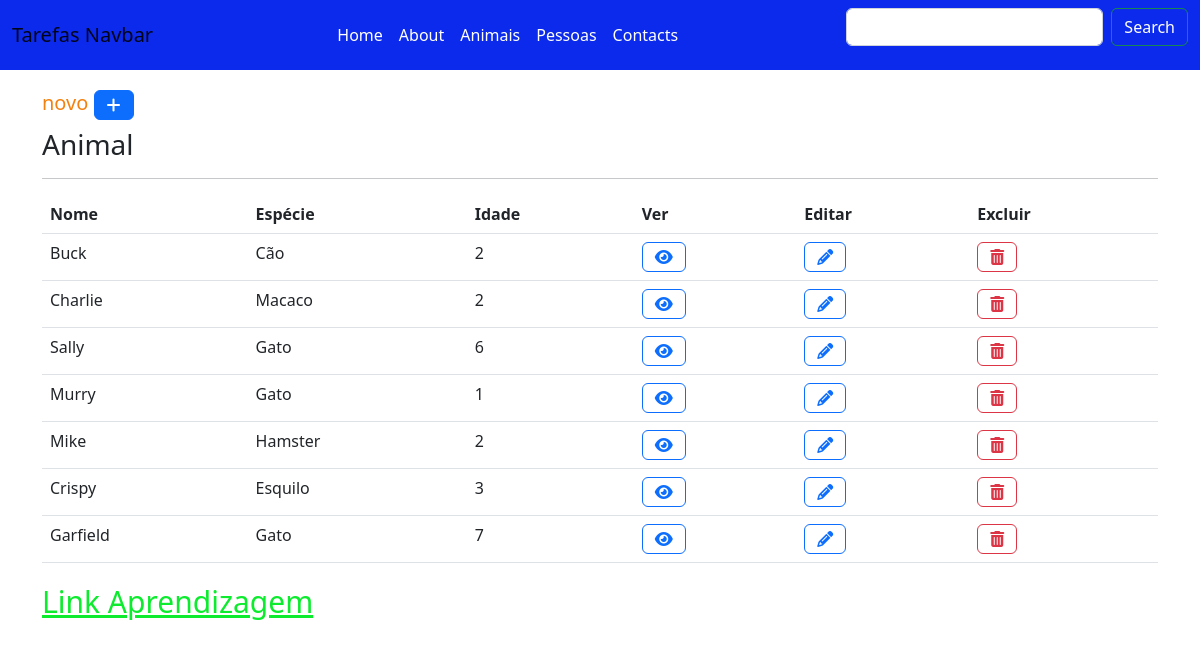
/lista/, run on an earlier commit of the app's database.
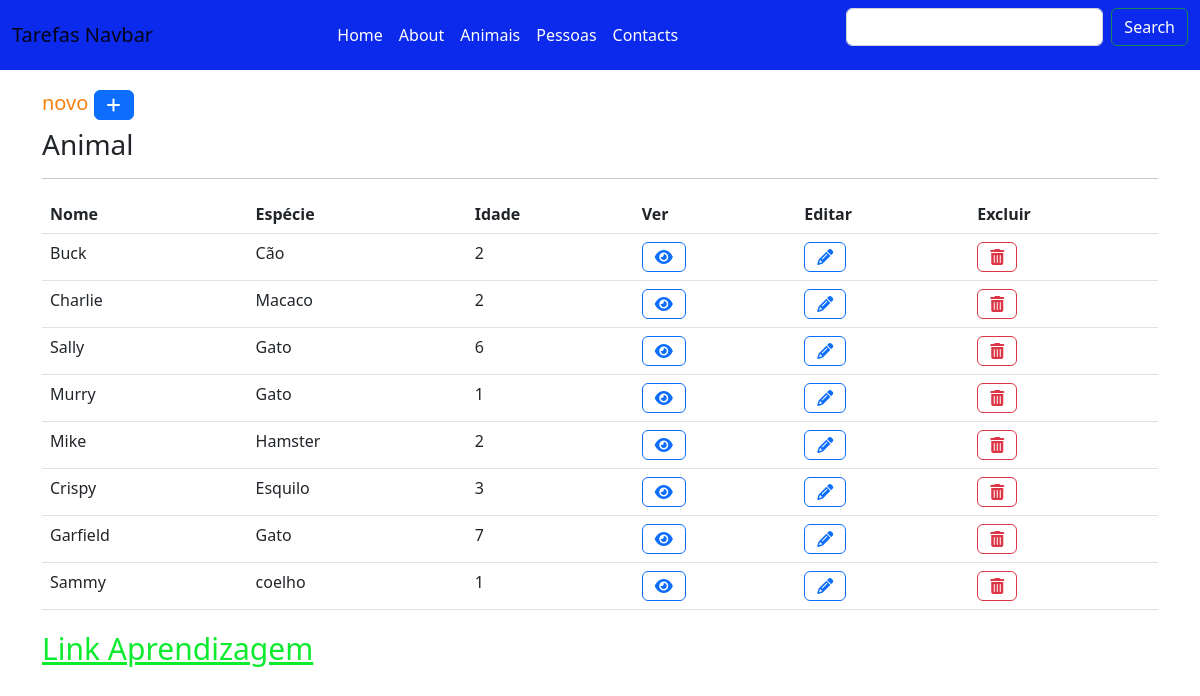
And on a later commit of the database.
### apps/animal/models.py (models this page shows, shortened)
class Animal(models.Model):
    nome = models.CharField(max_length=50)
    especie = models.CharField(max_length=30)
    idade = models.IntegerField()

### apps/animal/views.py (the view)
# urls.py: path('lista/', AnimalListView.as_view(), name='lista'),
class AnimalListView(ListView):
    model = Animal

### apps/animal/templates/animal/animal_list.html
{% extends "base.html" %}
{% block content %}
<h4>novo <a class="btn btn-primary" href="{% url 'animal:novo' %}"><i class="fa-solid fa-plus"></i></a></h4>
<table class="table">
    <h3>Animal</h3>
    <hr>
<tr>
    <th>Nome</th>
    <th>Espécie</th>
    <th>Idade</th>
    <th>Ver</th>
    <th>Editar</th>
    <th>Excluir</th>
</tr>
{% for object in object_list %}
<tr>
    <td>{{ object.nome }}</td>
    <td>{{ object.especie }}</td>
    <td>{{ object.idade }}</td>
    <td><a class="btn btn-outline-primary" href="{% url 'animal:detalhe' object.id %}"><i class="fa-solid fa-eye"></i></a></td>
    <td><a class="btn btn-outline-primary" href="{% url 'animal:atualizar' object.id %}"><i class="fa-solid fa-pencil"></td>
    <td><a class="btn btn-outline-danger" href="{% url 'animal:eliminar' object.id %}"><i class="fa-solid fa-trash-can"></td>
</tr>
{% endfor %}
</table>
{% endblock %}

What changed in the data, as far as the page shows it:
added Animal: nome "Sammy", especie "coelho", idade "1"
